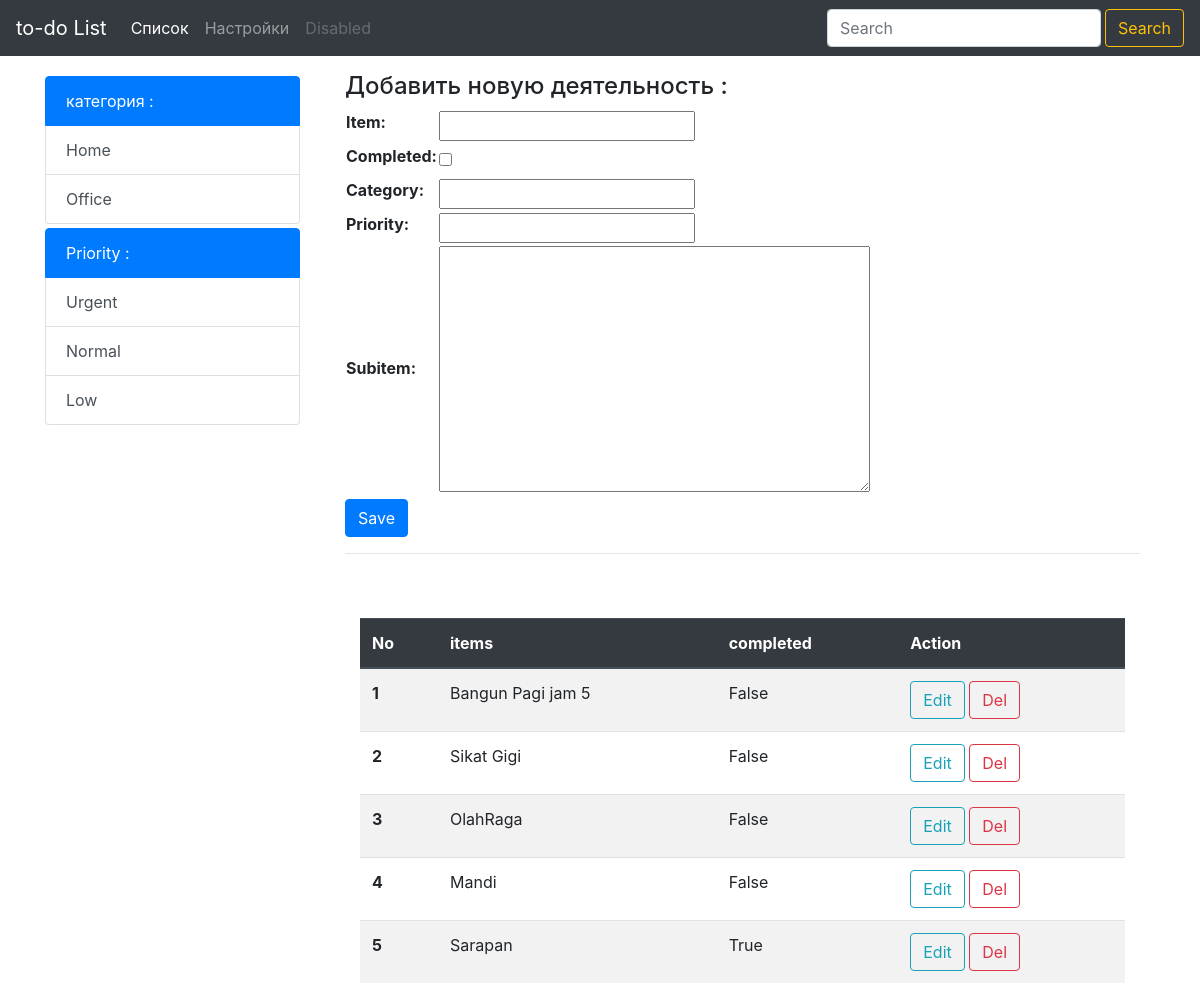
/list/create/, run on an earlier commit of the app's database.
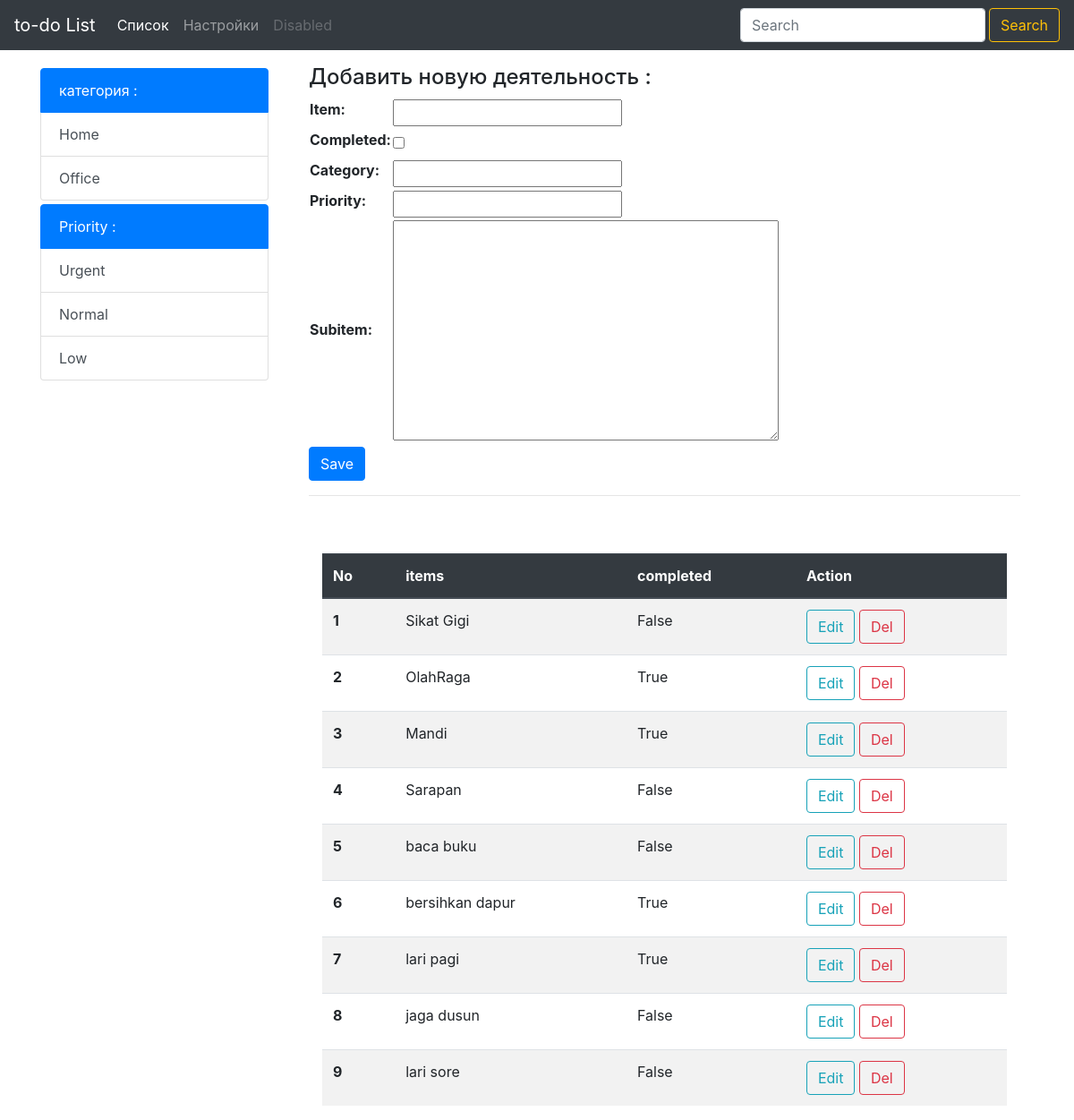
And on a later commit of the database.
### list/models.py (models this page shows, shortened)
class List(models.Model):
    item = models.CharField(max_length=200)
    completed = models.BooleanField(default=False)
    category = models.CharField(max_length=50, default='')
    priority = models.CharField(max_length=50, default='')
    subitem = models.TextField(max_length=300, default='', blank=True)

### list/views.py (the view)
# urls.py: url('create/', views.create, name='create'),
def create(request):
    all_items = List.objects.all()
    item_form = ListForm(request.POST or None)
    if request.method == 'POST' :
        if item_form.is_valid():
            item_form.save()
            messages.success(request,('данные добавлены в список!'))
            return redirect ('list/create.html')
    context = {
        "Title" : 'Create',
        'all_items' : all_items,
        "item_form" : item_form,
    }
    return render (request, 'list/create.html', context)

### list/forms.py
class ListForm(forms.ModelForm):
    class Meta:
        model = List
        fields = ["item", "completed", "category", "priority", "subitem"]

### list/templates/list/create.html (shortened to what this page needs)
{% extends 'base.html' %}
{% block content %}
<div class="container pt-4">
    <div>
    <h4>   Добавить новую деятельность : </h4>
    <form method="POST">
        <table>
            {{item_form}}
        </table>
        <button type="submit" class="btn btn-primary">Save</button>
        <hr>
    </div>
    <div class="container pt-5">
        <table class="table table-striped table-hover">
          <thead class="thead-dark">
            <tr>
              <th scope="col">No</th>
              <th scope="col">items</th>
              <th scope="col">completed</th>
              <th scope="col">Action</th>
            </tr>
          </thead>
          <tbody>
            {% for things in all_items %}
            <tr>
              <th scope="row">{{forloop.counter}}</th>
              <td> {{things.item}} </td>
              <td>{{things.completed}}</td>
              <td>
                <a href="{% url 'list:update' things.id %}"><button type="button" class="btn btn-outline-info">Edit</button></a>
                <a href="{% url 'list:delete' things.id %}" onclick="return confirm('вы уверены в удалении??')"><button type="button" class="btn btn-outline-danger">Del</button></a>
              </td>
            </tr>
            {% endfor %}
          </tbody>
        </table>
      </div>
</div>
{% endblock content %}

What changed in the data, as far as the page shows it:
removed List: item "Bangun Pagi jam 5", completed "False"
changed List "OlahRaga": completed "False" → "True"
changed List "Mandi": completed "False" → "True"
changed List "Sarapan": completed "True" → "False"
added List: item "baca buku", completed "False"
added List: item "bersihkan dapur", completed "True"
added List: item "lari pagi", completed "True"
added List: item "jaga dusun", completed "False"
added List: item "lari sore", completed "False"
